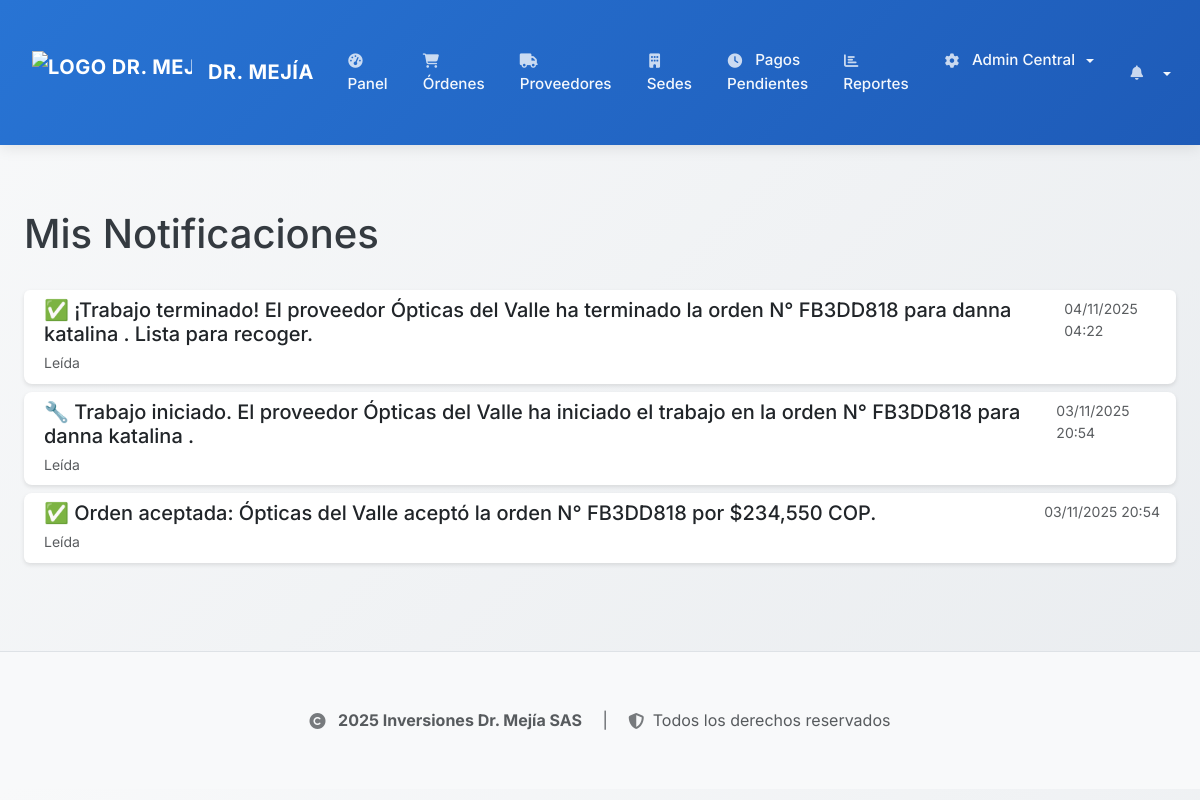
/notifications (signed in), run on an earlier commit of the app's database.
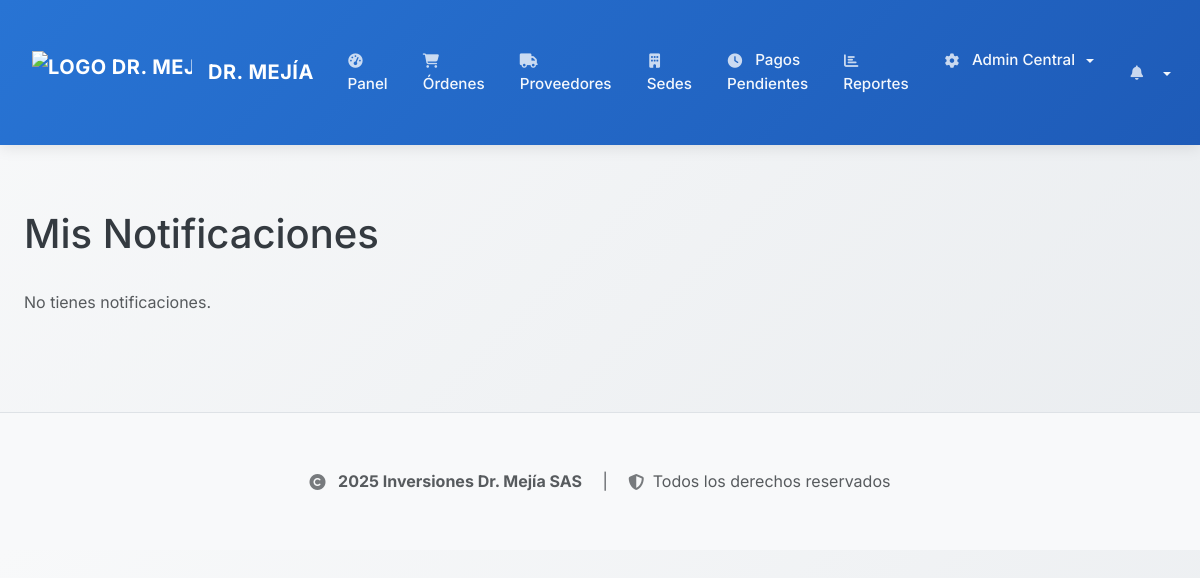
And on a later commit of the database.
### backend/app/models.py (models this page shows, shortened)
class Notification(db.Model):
    id = db.Column(db.Integer, primary_key=True)
    user_id = db.Column(db.Integer, db.ForeignKey('user.id'), nullable=False)
    user = db.relationship('User', backref='notifications')
    message = db.Column(db.String(512), nullable=False)
    is_read = db.Column(db.Boolean, default=False)
    created_at = db.Column(db.DateTime, default=datetime.utcnow)
    work_order_id = db.Column(db.Integer, db.ForeignKey('work_order.id'), nullable=True)
    work_order = db.relationship('WorkOrder', backref='notifications_related', foreign_keys=[work_order_id])

### backend/app/routes.py (the view)
@bp.route('/notifications')
@login_required
def view_notifications():
    notifications = Notification.query.filter_by(user_id=current_user.id).order_by(Notification.created_at.desc()).limit(20).all()
    for notif in notifications:
        if not notif.is_read:
            notif.is_read = True
    db.session.commit()
    return render_template('notifications/list.html', title='Mis Notificaciones', notifications=notifications)

### backend/app/models.py (called while the page is built)
@login_manager.user_loader
def load_user(user_id):
    return User.query.get(int(user_id))

### backend/app/routes.py (called while the page is built, shortened)
@bp.context_processor
def inject_notifications():
    if current_user.is_authenticated:
        unread_notifications_count = Notification.query.filter_by(user_id=current_user.id, is_read=False).count()
        latest_notifications = Notification.query.filter_by(user_id=current_user.id).order_by(Notification.created_at.desc()).limit(5).all()
        sede_messages_count = 0
        return dict(
            unread_notifications_count=unread_notifications_count,
            latest_notifications=latest_notifications,
            sede_messages_count=sede_messages_count
        )
    return dict(unread_notifications_count=0, latest_notifications=[])

### frontend/templates/notifications/list.html (shortened to what this page needs)
{% extends "base.html" %}
{% block content %}
    <h1 class="mb-4">Mis Notificaciones</h1>
    {% if notifications %}
        <div class="list-group">
            {% for notification in notifications %}
                <a href="{{ url_for('main.view_order', order_id=notification.work_order_id) if notification.work_order_id else '#' }}"
                   class="list-group-item list-group-item-action {% if not notification.is_read %}fw-bold{% endif %} {% if '⚠️' in notification.message %}list-group-item-danger{% endif %}"
                   {% if '⚠️' in notification.message and not notification.is_read %}style="background-color: #f8d7da; border-color: #f5c2c7;"{% endif %}>
                    <div class="d-flex w-100 justify-content-between align-items-start">
                        <h5 class="mb-1">
                            {{ notification.message }}
                        </h5>
                        <small class="text-muted">{{ notification.created_at.strftime('%d/%m/%Y %H:%M') }}</small>
                    </div>
                    <small class="text-muted">
                        {% if notification.is_read %}Leída{% else %}Sin leer{% endif %}
                    </small>
                </a>
            {% endfor %}
        </div>
    {% else %}
        <p class="text-muted">No tienes notificaciones.</p>
    {% endif %}
{% endblock %}

What changed in the data, as far as the page shows it:
removed Notification: message "✅ ¡Trabajo terminado! El proveedor Ópticas del Valle ha terminado la orden N° FB3DD818 para danna katalina . Lista para recoger.", created_at "04/11/2025 04:22", is_read "Leída"
removed Notification: message "🔧 Trabajo iniciado. El proveedor Ópticas del Valle ha iniciado el trabajo en la orden N° FB3DD818 para danna katalina .", created_at "03/11/2025 20:54", is_read "Leída"
removed Notification: message "✅ Orden aceptada: Ópticas del Valle aceptó la orden N° FB3DD818 por $234,550 COP.", created_at "03/11/2025 20:54", is_read "Leída"
Also different on the page:
text now shown: "No tienes notificaciones."
